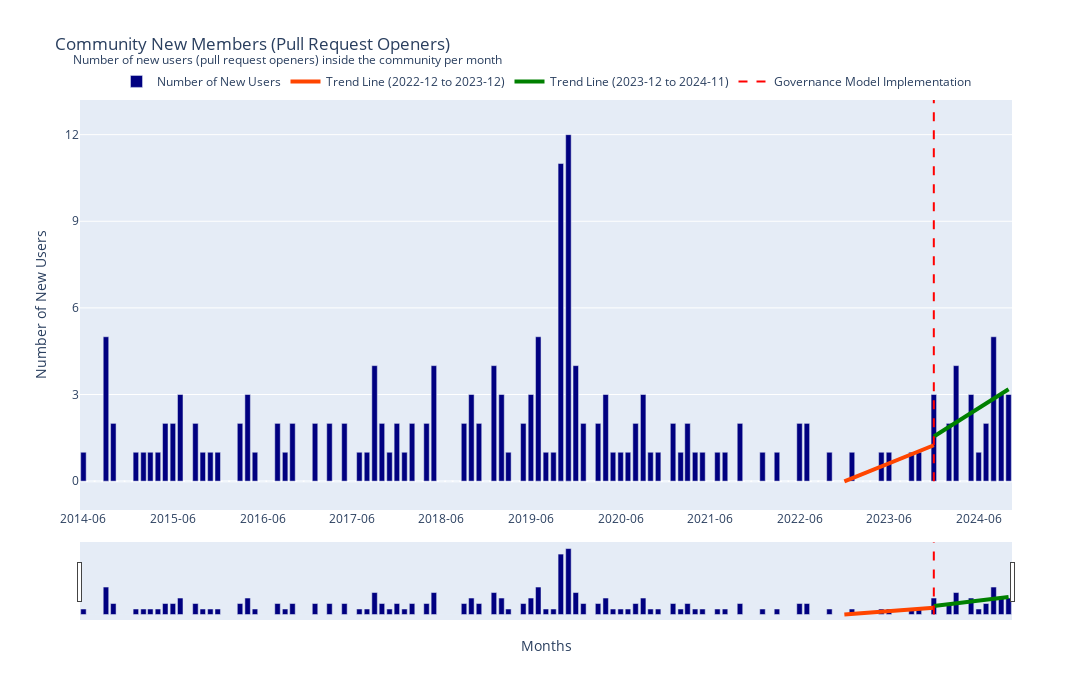

The notebook cell this image was saved under:
### Code cell
months = full_data['created_at'].astype(str)
mean_values = full_data['number_of_users']
fig = go.Figure()

fig.add_trace(go.Bar(
    x=months,
    y=mean_values,
    name='Number of New Users',
    marker=dict(color='navy')
))

fig.add_trace(go.Scatter(
    x=data_1['created_at'].astype(str),
    y=trend_1,
    mode='lines',
    line=dict(color='orangered', width=4),
    name='Trend Line (2022-12 to 2023-12)'
))

fig.add_trace(go.Scatter(
    x=data_2['created_at'].astype(str),
    y=trend_2,
    mode='lines',
    line=dict(color='green', width=4),
    name='Trend Line (2023-12 to 2024-11)'
))


fig.update_layout(
    title='Community New Members (Pull Request Openers)',
    xaxis_title='Months',
    yaxis_title='Number of New Users',
    xaxis=dict(
        tickmode='array',
        tickvals=months[::12],
        ticktext=months[::12],
        rangeslider=dict(visible=False),
        tickformat='%Y-%m',
    ),
    yaxis=dict(range=[-1, max(mean_values) * 1.1], dtick=3), 
    hovermode='x unified',
    width=1400,
    height=700,
    legend=dict(
        orientation='h',
        yanchor='bottom',
        y=1.01,
        xanchor='center',
        x=0.5
    ),
    annotations=[
        dict(
            text='Number of new users (pull request openers) inside the community per month',
            xref='paper',
            yref='paper',
            x=-0.01,
            y=1.09,
            showarrow=False,
            font=dict(size=12)
        )
    ]
)

fig.add_trace(go.Scatter(
    x=['2023-12', '2023-12'],
    y=[0, max(mean_values) * 1.1],
    mode='lines',
    line=dict(color='red', dash='dash'),
    name='Governance Model Implementation'
))

fig.write_image('images/community_pr_new_members.png')

fig.update_layout(
    annotations=[
        dict(
            y=1.125
        )
    ],
    xaxis=dict(
        rangeslider=dict(visible=True),
    )
)

fig.show()

### Figure 1 — Plotly figure (JSON) as saved in the notebook; plotly's stock layout.template omitted (floating-point values rounded to 4 significant figures)
{"data": [{"marker": {"color": "navy"}, "name": "Number of New Users", "type": "bar", "x": ["2014-06", "2014-07", "2014-08", "2014-09", "2014-10", "2014-11", "2014-12", "2015-01", "2015-02", "2015-03", "2015-04", "2015-05", "2015-06", "2015-07", "2015-08", "2015-09", "2015-10", "2015-11", "2015-12", "2016-01", "2016-02", "2016-03", "2016-04", "2016-05", "2016-06", "2016-07", "2016-08", "2016-09", "2016-10", "2016-11", "2016-12", "2017-01", "2017-02", "2017-03", "2017-04", "2017-05", "2017-06", "2017-07", "2017-08", "2017-09", "2017-10", "2017-11", "2017-12", "2018-01", "2018-02", "2018-03", "2018-04", "2018-05", "2018-06", "2018-07", "2018-08", "2018-09", "2018-10", "2018-11", "2018-12", "2019-01", "2019-02", "2019-03", "2019-04", "2019-05", "2019-06", "2019-07", "2019-08", "2019-09", "2019-10", "2019-11", "2019-12", "2020-01", "2020-02", "2020-03", "2020-04", "2020-05", "2020-06", "2020-07", "2020-08", "2020-09", "2020-10", "2020-11", "2020-12", "2021-01", "2021-02", "2021-03", "2021-04", "2021-05", "2021-06", "2021-07", "2021-08", "2021-09", "2021-10", "2021-11", "2021-12", "2022-01", "2022-02", "2022-03", "2022-04", "2022-05", "2022-06", "2022-07", "2022-08", "2022-09", "2022-10", "2022-11", "2022-12", "2023-01", "2023-02", "2023-03", "2023-04", "2023-05", "2023-06", "2023-07", "2023-08", "2023-09", "2023-10", "2023-11", "2023-12", "2024-01", "2024-02", "2024-03", "2024-04", "2024-05", "2024-06", "2024-07", "2024-08", "2024-09", "2024-10"], "y": [1, 0, 0, 5, 2, 0, 0, 1, 1, 1, 1, 2, 2, 3, 0, 2, 1, 1, 1, 0, 0, 2, 3, 1, 0, 0, 2, 1, 2, 0, 0, 2, 0, 2, 0, 2, 0, 1, 1, 4, 2, 1, 2, 1, 2, 0, 2, 4, 0, 0, 0, 2, 3, 2, 0, 4, 3, 1, 0, 2, 3, 5, 1, 1, 11, 12, 4, 2, 0, 2, 3, 1, 1, 1, 2, 3, 1, 1, 0, 2, 1, 2, 1, 1, 0, 1, 1, 0, 2, 0, 0, 1, 0, 1, 0, 0, 2, 2, 0, 0, 1, 0, 0, 1, 0, 0, 0, 1, 1, 0, 0, 1, 1, 0, 3, 0, 2, 4, 0, 3, 1, 2, 5, 3, 3]}, {"line": {"color": "orangered", "width": 4}, "mode": "lines", "name": "Trend Line (2022-12 to 2023-12)", "type": "scatter", "x": ["2022-12", "2023-01", "2023-02", "2023-03", "2023-04", "2023-05", "2023-06", "2023-07", "2023-08", "2023-09", "2023-10", "2023-11", "2023-12"], "y": [-0.01099, 0.09341, 0.1978, 0.3022, 0.4066, 0.511, 0.6154, 0.7198, 0.8242, 0.9286, 1.033, 1.137, 1.242]}, {"line": {"color": "green", "width": 4}, "mode": "lines", "name": "Trend Line (2023-12 to 2024-11)", "type": "scatter", "x": ["2023-12", "2024-01", "2024-02", "2024-03", "2024-04", "2024-05", "2024-06", "2024-07", "2024-08", "2024-09", "2024-10"], "y": [1.545, 1.709, 1.873, 2.036, 2.2, 2.364, 2.527, 2.691, 2.855, 3.018, 3.182]}, {"line": {"color": "red", "dash": "dash"}, "mode": "lines", "name": "Governance Model Implementation", "type": "scatter", "x": ["2023-12", "2023-12"], "y": [0, 13.2]}], "layout": {"annotations": [{"font": {"size": 12}, "showarrow": false, "text": "Number of new users (pull request openers) inside the community per month", "x": -0.01, "xref": "paper", "y": 1.125, "yref": "paper"}], "height": 700, "hovermode": "x unified", "legend": {"orientation": "h", "x": 0.5, "xanchor": "center", "y": 1.01, "yanchor": "bottom"}, "title": {"text": "Community New Members (Pull Request Openers)"}, "width": 1400, "xaxis": {"rangeslider": {"visible": true}, "tickformat": "%Y-%m", "tickmode": "array", "ticktext": ["2014-06", "2015-06", "2016-06", "2017-06", "2018-06", "2019-06", "2020-06", "2021-06", "2022-06", "2023-06", "2024-06"], "tickvals": ["2014-06", "2015-06", "2016-06", "2017-06", "2018-06", "2019-06", "2020-06", "2021-06", "2022-06", "2023-06", "2024-06"], "title": {"text": "Months"}}, "yaxis": {"dtick": 3, "range": [-1, 13.2], "title": {"text": "Number of New Users"}}}}
